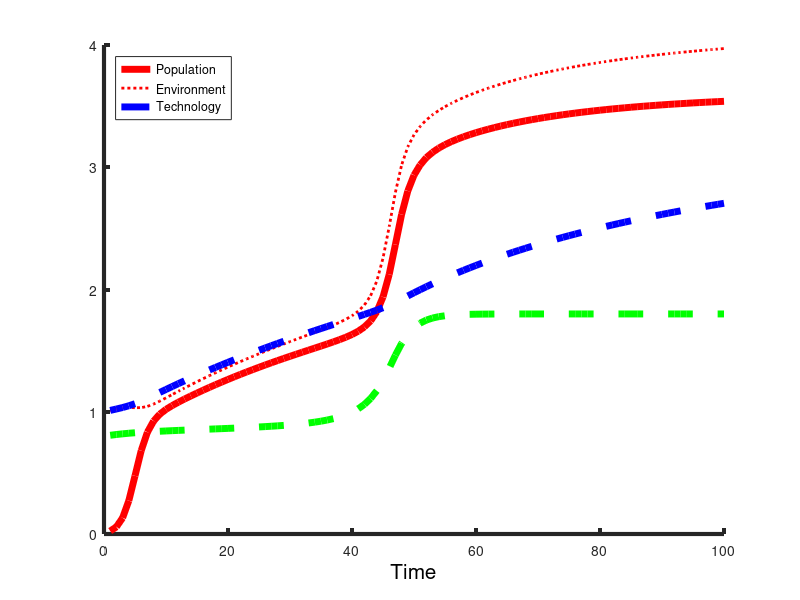

Reproduce this figure in MATLAB.
function clp_boserup

% Technology T
% Population density p
% Relative growth rate r
% farming quota q

global mu rho omega omikron deltaT  food c
global literate Nmax deltaN natfert actfert artisans

natfert=1;
mu=0.004;
rho=mu;
deltaT=0.025;
literate=12;
Nmax=1.8;
deltaN=0.5/Nmax;

n=12000;
dt=2;

% Preallocate result vectors
dp=zeros(n,1);
dq=dp;
dT=dp;
dN=dp;
p=dp;
T=dp;
q=dp;
N=dp;
c=dp;
f=dp;

mode='glues';


if strcmp(mode,'glues')
  % Initial values for glues
  p(1)=0.01;
  T(1)=1.0;
  q(1)=.04;
  N(1)=0.8;
  omega=0.04;
  omikron=0.12;
else
  p(1)=0.01;
  T(:)=1;
  q(:)=0;
  N(:)=1;
  omega=0;
  omikron=0;
end

capacity=c(1);
dummy=dpdt(p(1),T(1),q(1),N(1),mode);

for i=2:n
    
  if strcmp(mode,'stairs')
    if mod(i,3000)==0 mu=mu*2; end
  end
  dp(i)=dpdt(p(i-1),T(i-1),q(i-1),N(i-1),mode).*dt;
  f(i)=food*actfert;
  if strcmp(mode,'glues')
    dq(i)=dqdt(p(i-1),T(i-1),q(i-1),N(i-1)).*dt;
    dT(i)=dTdt(p(i-1),T(i-1),q(i-1),N(i-1)).*dt;
    dN(i)=dNdt(p(i-1),T(i-1),q(i-1),N(i-1)).*dt;
    T(i)=T(i-1)+dT(i);
    q(i)=q(i-1)+dq(i);
    N(i)=N(i-1)+dN(i);
  end
  p(i)=p(i-1)+dp(i);
end

c=mu.*f./(rho./T);    

j=round([1:100].*n/101+1);

% figure(1); clf; hold on;
% set(gca,'LineWidth',3);
% plot(p(j),'r-','linewidth',5);
% plot(c(j)+omega.*T(j),'m:','linewidth',2);
% plot(T(j),'b-','linewidth',5);
% plot(q(j),'g-','linewidth',5);
% plot(N(j),'y-','linewidth',5);
% xlabel('Time','fontsize',15,'color',[0.7 0.7 0.7]);
% 
% %plot(c(j)-p(j),'m-');
% legend('Density','Capacity','Technology','Farmer share','Economic diversity','Location','NorthWest');

figure(1); clf; hold on;
set(gca,'LineWidth',3);
plot(p(j),'r-','linewidth',5);
plot(c(j),'r:','linewidth',2);
plot(T(j),'b--','linewidth',5);
plot(N(j),'g--','linewidth',5);
%plot(q(j),'g-','linewidth',5);
xlabel('Time','fontsize',15,'color','k');

%plot(c(j)-p(j),'m-');
legend('Population','Environment','Technology','Location','NorthWest');



print('-dpdf','boserup_glues');

return

j=[20:1000].*n/1000;
figure(2); clf reset; hold on;
x=dp;%1+p-c;
y=dT+dN;

plot(x(j),y(j),'b-','linewidth',5);
xlabel('Population growth','fontsize',15,'color',[0.7 0.7 0.7]);
ylabel('Innovativity','fontsize',15,'color',[0.7 0.7 0.7]);
print('-dpdf','boserup_population');

x=1+p-c;

%comet(1+p-c,dT);
%plot(dp,dq,'r');
figure(3); clf reset; hold on;
y=dT+dN;

plot(x(j),y(j),'b-','linewidth',5);
xlabel('Population pressure','fontsize',15,'color',[0.7 0.7 0.7]);
ylabel('Innovativity','fontsize',15,'color',[0.7 0.7 0.7]);
print('-dpdf','boserup_prosperity');

return
end




function dpdt=dpdt_c(p,c)
  global mu
  b=mu;
  d=mu/c;
  r=b-d.*p;
  dpdt=r*p;
  return;
end

function dpdt=dpdt(p,T,q,N,mode)
  global mu rho omega omikron literate 
  global food artisans actfert natfert
  
  food=max(0,sqrt(T).*(1-q)+q.*T.*N);
  artisans=max(0,1-omega.*T);
  actfert=max(0,natfert-omikron.*sqrt(T).*p);
      
  b=mu.*artisans.*actfert.*food;
  d=rho./T;

  r=b-d.*p;
  dpdt=r*p;
  return;
end



function dTdt=dTdt(p,T,q,N)
  global mu rho omega omikron
  global deltaT
  global food artisans actfert literate
 
  dfooddT=0.5./sqrt(T).*(1-q)+q.*N;
  dactfertdT=(actfert>0).*(-0.5*omikron./sqrt(T).*p);
  
  dbdT = mu.*(artisans>0).*(-omega)   .*actfert.*food ...
       + mu.*artisans.*dactfertdT.*food ...
       + mu.*artisans.*actfert.*dfooddT;
   
  drdT=dbdT+rho.*p./T.^2;
  %drdT=dbdT-rho.*exp(-T./literate)./literate;
  dTdt=deltaT.*drdT;
  
  if dTdt<0
      ;
  end
  return
  
end


function dqdt=dqdt(p,T,q,N)
  global mu artisans actfert
 
  dfooddq=-sqrt(T)+T.*N;
  dbdq = mu.*artisans.*actfert.*dfooddq;
   
  dqdt=q.*(1-q).*dbdq;
  return
  
end

function dNdt=dNdt(p,T,q,N)
  global mu Nmax deltaN artisans actfert
 
  dfooddN=q.*T;
  dbdN = mu.*artisans.*actfert.*dfooddN;
   
  dNdt=deltaN.*N.*(Nmax-N).*dbdN;
  return
  
end

